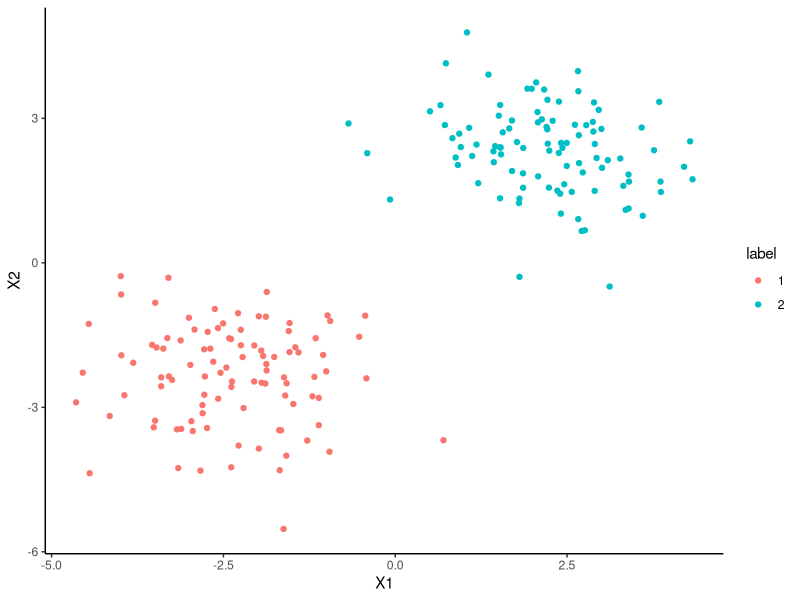
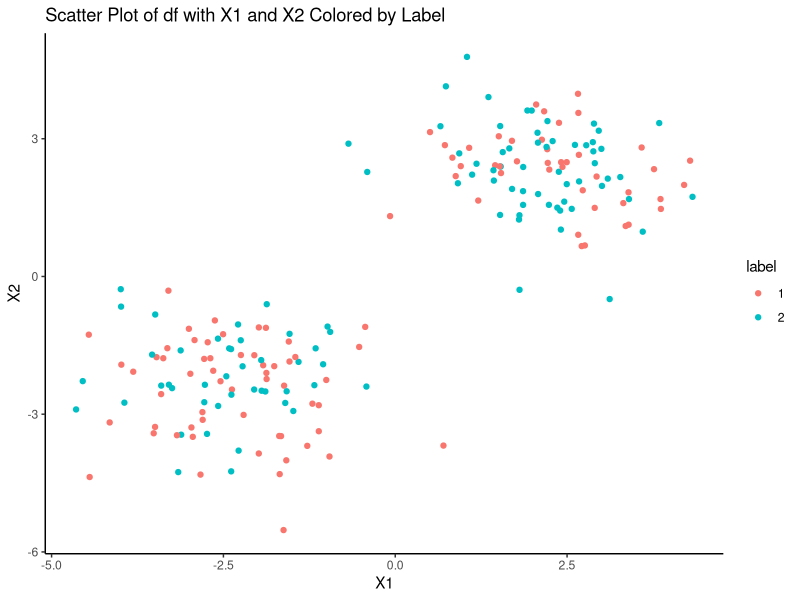
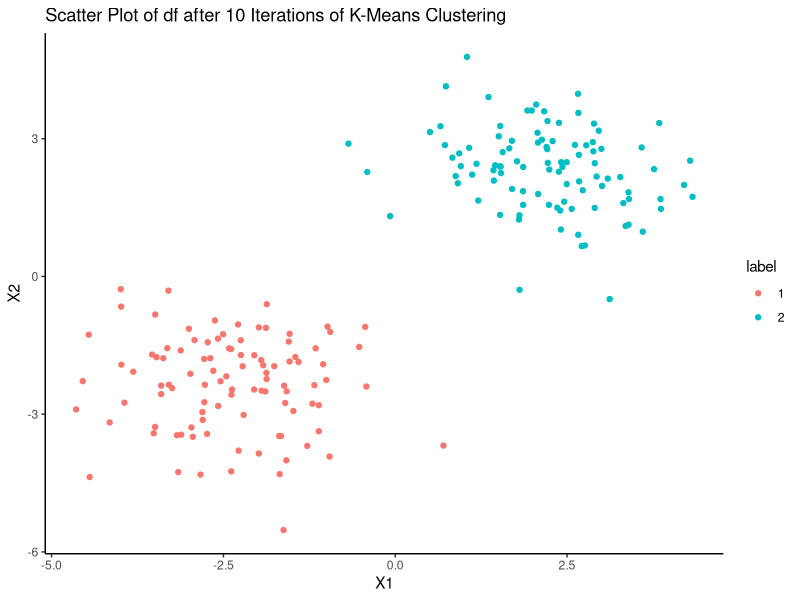

These figures' R source, in order:
## ---- chunk 1
#| label: cluster-generation
#| warning: false
library(tidyverse)
set.seed(2024)
N <- 200
gen_clusters = function(N, dist) {
  cluster_size <- round(N / 2)
  mu_1 <- c(-dist/2,-dist/2)
  mu_2 <- c(dist/2, dist/2)
  Sigma <- matrix(c(1, 0, 0, 1), nrow=2, ncol=2, byrow=TRUE)
  c1_points <- MASS::mvrnorm(cluster_size, mu_1, Sigma)
  colnames(c1_points) <- c("X1", "X2")
  c1_points <- as_tibble(c1_points)
  c1_points <- c1_points |> mutate(label = "1")
  c2_points <- MASS::mvrnorm(cluster_size, mu_2, Sigma)
  colnames(c2_points) <- c("X1", "X2")
  c2_points <- as_tibble(c2_points)
  c2_points <- c2_points |> mutate(label = "2")
  return(rbind(c1_points, c2_points))
}
linear_data <- gen_clusters(N, 4.5)
linear_data |>
  ggplot(aes(x=X1, y=X2, color=label)) +
  geom_point() +
  theme_classic()
## ---- chunk 2
#| label: q1-response
# Your code here

df <- linear_data

df |> head(6)
## ---- chunk 3
#| label: q2-response
# Your code here

labels <- c(rep("1", 100), rep("2", 100))

labels
## ---- chunk 4
#| label: q3-response
# Your code here

cl_labels <- sample(labels, size = 200, replace = FALSE)

cl_labels
## ---- chunk 5
#| label: q4-response
# Your code here

library(dplyr)
df <- df |> mutate(label = cl_labels)

head(df)

## ---- chunk 6
#| label: q5-response
# Your code here

c1 <- df |> filter(label == "1") |> summarize(X1 = mean(X1), X2 = mean(X2))
c2 <- df |> filter(label == "2") |> summarize(X1 = mean(X1), X2 = mean(X2))

c1
c2
## ---- chunk 7
#| label: q6-response
# Your code here

library(ggplot2)

ggplot(df, aes(x = X1, y = X2, color = label)) +
  geom_point() +
  theme_classic() +
  labs(title = "Scatter Plot of df with X1 and X2 Colored by Label")
## ---- chunk 8
#| label: q7-response
# Your code here

compute_distance <- function(X1, X2, X1c, X2c) {
  distance <- sqrt((X1 - X1c)^2 + (X2 - X2c)^2)
  return(distance)
}

example_distance <- compute_distance(0.5, 1.0, 3.2, 3.0)
example_distance
## ---- chunk 9
#| label: q8.1-response
# Your code here

compute_distance <- function(X1, X2, X1c, X2c) {
  distance <- sqrt((X1 - X1c)^2 + (X2 - X2c)^2)
  return(distance)
}

update_labels <- function(input_df, input_c1, input_c2) {
  for (i in 1:nrow(input_df)) {
    X1 <- input_df$X1[i]
    X2 <- input_df$X2[i]
    
    dist_to_c1 <- compute_distance(X1, X2, input_c1[1], input_c1[2])
    dist_to_c2 <- compute_distance(X1, X2, input_c2[1], input_c2[2])
  
    if (dist_to_c1 < dist_to_c2) {
      input_df$label[i] <- "1"
    } else {
      input_df$label[i] <- "2"
    }
  }
  
  return(input_df)
}

initial_c1 <- c(mean(df$X1[df$label == "1"]), mean(df$X2[df$label == "1"]))
initial_c2 <- c(mean(df$X1[df$label == "2"]), mean(df$X2[df$label == "2"]))

updated_df <- update_labels(df, initial_c1, initial_c2)
head(updated_df)
## ---- chunk 10
#| label: q8.2-response
# Your code here

update_centroids <- function(input_df) {
  c1 <- input_df |> 
    filter(label == "1") |> 
    summarize(X1 = mean(X1), X2 = mean(X2)) |> 
    as.numeric()
  
  c2 <- input_df |> 
    filter(label == "2") |> 
    summarize(X1 = mean(X1), X2 = mean(X2)) |> 
    as.numeric()
  
  return(list(c1, c2))
}

centroids <- update_centroids(updated_df)
centroids
## ---- chunk 11
#| label: q8.3-response
# Your code here

c1 <- c(mean(df$X1[df$label == "1"]), mean(df$X2[df$label == "1"]))
c2 <- c(mean(df$X1[df$label == "2"]), mean(df$X2[df$label == "2"]))

for (i in 1:10) {
  df <- update_labels(df, c1, c2)
  
  centroids <- update_centroids(df)
  c1 <- centroids[[1]]
  c2 <- centroids[[2]]
}

head(df)

c1
c2
## ---- chunk 12
#| label: q9-response
# Your code here

ggplot(df, aes(x = X1, y = X2, color = label)) +
  geom_point() +
  theme_classic() +
  labs(title = "Scatter Plot of df after 10 Iterations of K-Means Clustering",
       x = "X1",
       y = "X2")
